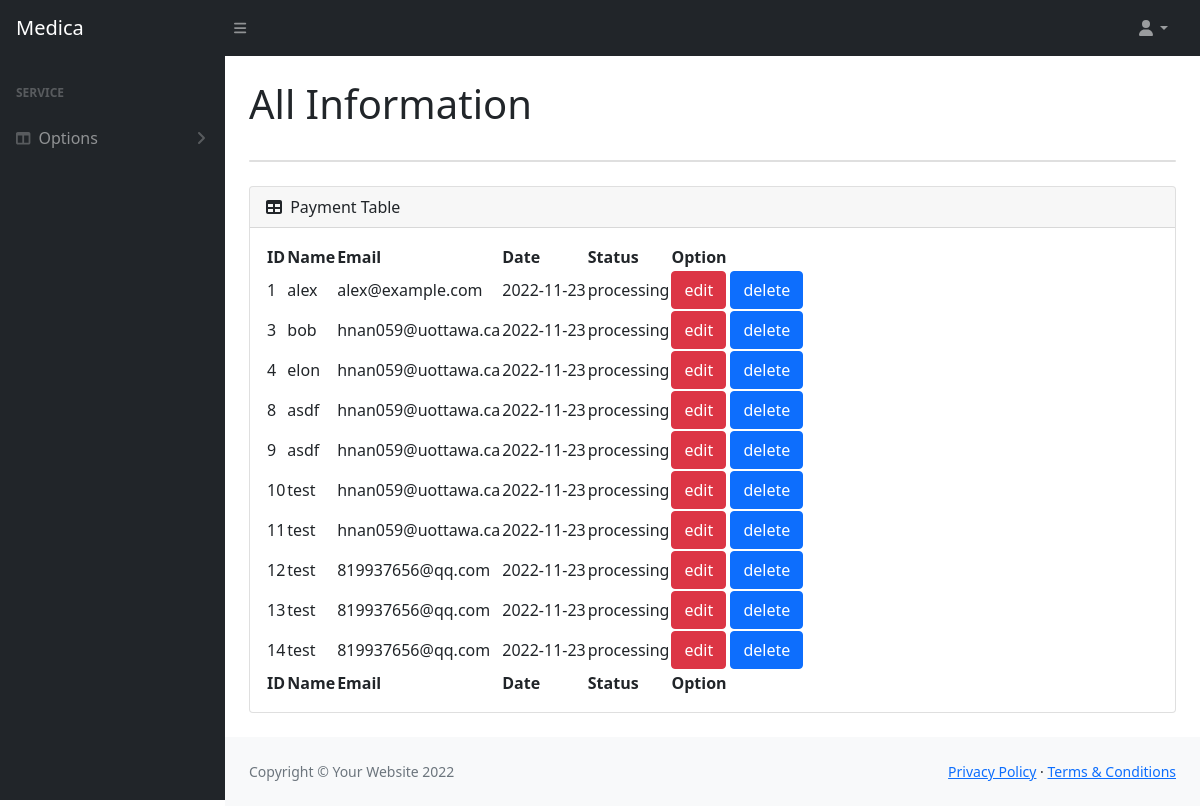
Page /payment_mag/ on the committed database.
### user/models.py (models this page shows)
class Payment(models.Model):
    pdate = models.DateField(null = True)
    username = models.CharField(max_length=32)
    email = models.EmailField(max_length=32)
    status = models.CharField(max_length=32)

### management/views.py (the view)
# urls.py: path('payment_mag/', views.payment, name='payment_mag'),
def payment(request):
    context = {}
    context["payment"] = Payment.objects.all()
    return render(request, 'payment_mag.html', context)

### management/templates/payment_mag.html (shortened to what this page needs)
{% extends 'admin-tables-temple.html' %}
{% block content %}
<div class="card mb-4">
    <div class="card-header">
        <i class="fas fa-table me-1"></i>
        Payment Table
    </div>
    <div class="card-body">
        <table id="datatablesSimple">
            <thead>
                <tr>
                    <th>ID</th>
                    <th>Name</th>
                    <th>Email</th>
                    <th>Date</th>
                    <th>Status</th>
                    <th>Option</th>
                </tr>
            </thead>
            <tfoot>
                <tr>
                    <th>ID</th>
                    <th>Name</th>
                    <th>Email</th>
                    <th>Date</th>
                    <th>Status</th>
                    <th>Option</th>
                </tr>
            </tfoot>
            <tbody>
                {% for obj in payment %}
                <tr>
                    <td>{{ obj.id }}</td>
                    <td>{{ obj.username }}</td>
                    <td>{{ obj.email }}</td>
                    <td>{{ obj.pdate|date:'Y-m-d'}}</td>
                    <td>{{ obj.status }}</td>
                    <td>
                        <a class="btn btn-danger btn-xs" type="submit" href="{% url 'payment_edit' obj.id %}">edit</a>
                        <a class="btn btn-primary btn-xs" href="{% url 'payment_delete' obj.id %}">delete</a>
                    </td>
                </tr>
                {% endfor %}
            </tbody>
        </table>
    </div>
</div>
{% endblock %}

### rows in the picture
Payment: id "1", username "alex", email "alex@example.com", pdate "2022-11-23", status "processing"
Payment: id "3", username "bob", email "hnan059@uottawa.ca", pdate "2022-11-23", status "processing"
Payment: id "4", username "elon", email "hnan059@uottawa.ca", pdate "2022-11-23", status "processing"
Payment: id "8", username "asdf", email "hnan059@uottawa.ca", pdate "2022-11-23", status "processing"
Payment: id "9", username "asdf", email "hnan059@uottawa.ca", pdate "2022-11-23", status "processing"
Payment: id "10", username "test", email "hnan059@uottawa.ca", pdate "2022-11-23", status "processing"
Payment: id "11", username "test", email "hnan059@uottawa.ca", pdate "2022-11-23", status "processing"
Payment: id "12", username "test", email "819937656@qq.com", pdate "2022-11-23", status "processing"
Payment: id "13", username "test", email "819937656@qq.com", pdate "2022-11-23", status "processing"
Payment: id "14", username "test", email "819937656@qq.com", pdate "2022-11-23", status "processing"
